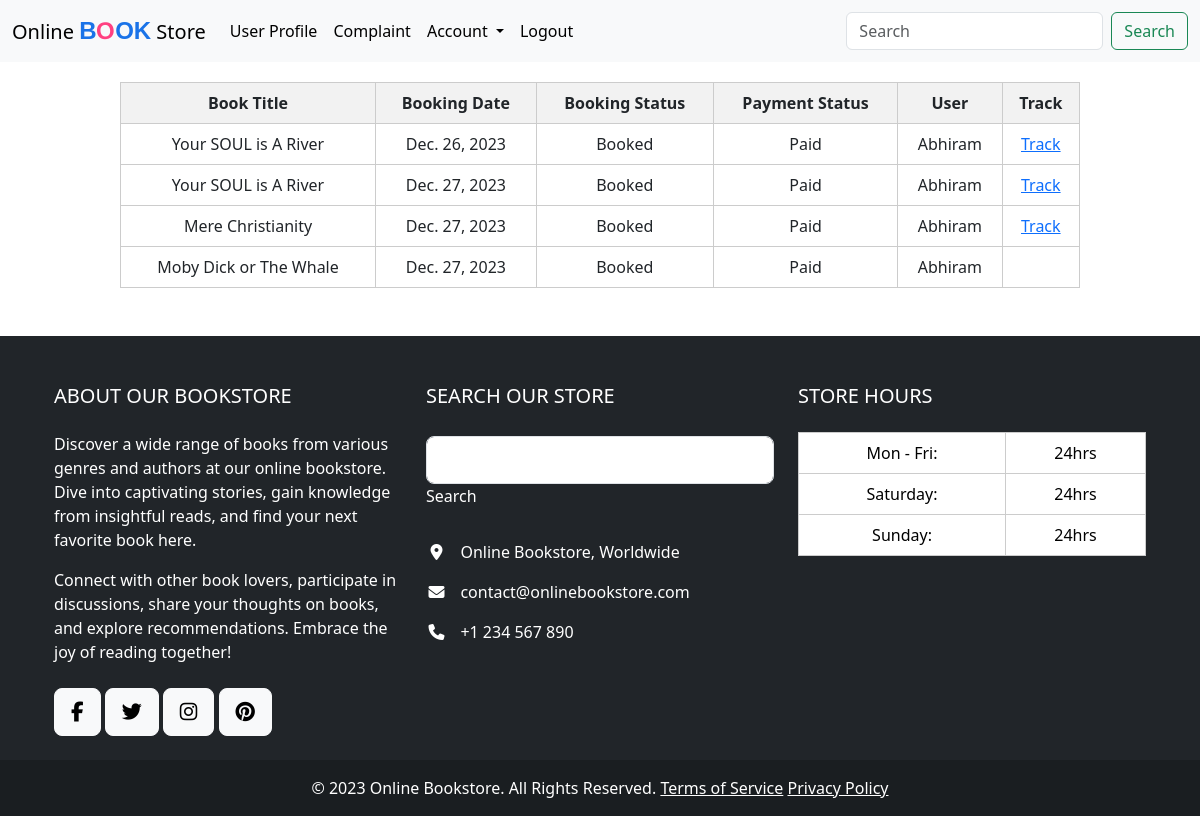
Screenshot of /User/bookingdetailsofuser/ (signed in) with the database file from the repository.
### User/models.py (models this page shows)
class Cart(models.Model):
    Bookbooking=models.ForeignKey(Book,on_delete=models.SET_NULL,null=True)
    EBookbooking=models.ForeignKey(EBook,on_delete=models.SET_NULL,null=True)
    Booking1_Date=models.DateField(auto_now=True)
    b1_status = models.BooleanField(default=True)
    p_status = models.BooleanField(default=True)
    User1=models.ForeignKey(Newuser,on_delete=models.SET_NULL,null=True)
    Seller = models.ForeignKey(NewSeller, on_delete=models.SET_NULL, null=True)

### BookAuthor/models.py (models this page shows)
class Book(models.Model):
    CATEGORY_CHOICES = [
        ('Fiction', 'Fiction'),
        ('Non-Fiction', 'Non-Fiction'),
        ('Science Fiction', 'Science Fiction'),
        ('Mystery', 'Mystery'),
        ('Thriller', 'Thriller'),
        ('Fantasy', 'Fantasy'),
        ('Biography', 'Biography'),
    ]
    book_name = models.CharField(max_length=100)
    book_cover_image = models.ImageField(upload_to='book_covers/')
    author_name = models.CharField(max_length=100)
    author_image = models.ImageField(upload_to='author_images/')
    book_price = models.DecimalField(max_digits=10, decimal_places=2)
    book_description = models.TextField()
    book_category = models.CharField(max_length=100, choices=CATEGORY_CHOICES)
    seller_name = models.CharField(max_length=100)
    seller_email = models.EmailField()
    seller_phone = models.CharField(max_length=15)
    seller_description = models.TextField()
    seller_location = models.CharField(max_length=100)
    seller_license_number = models.CharField(max_length=50)
    SellerAdd=models.ForeignKey(NewSeller,on_delete=models.SET_NULL,null=True)

class EBook(models.Model):
    CATEGORY_CHOICES = [
        ('Fiction', 'Fiction'),
        ('Non-Fiction', 'Non-Fiction'),
        ('Science Fiction', 'Science Fiction'),
        ('Mystery', 'Mystery'),
        ('Thriller', 'Thriller'),
        ('Fantasy', 'Fantasy'),
        ('Biography', 'Biography'),
    ]
    book_name = models.CharField(max_length=100)
    book_cover_image = models.ImageField(upload_to='book_covers/')
    author_name = models.CharField(max_length=100)
    book_price = models.DecimalField(max_digits=10, decimal_places=2)
    book_description = models.TextField()
    book_category = models.CharField(max_length=100, choices=CATEGORY_CHOICES)
    seller_name = models.CharField(max_length=100)
    author_image = models.ImageField(upload_to='author_images/')
    seller_email = models.EmailField()
    seller_phone = models.CharField(max_length=15)
    seller_description = models.TextField()
    seller_location = models.CharField(max_length=100)
    seller_license_number = models.CharField(max_length=50)
    book_file = models.FileField(upload_to='ebooks/', blank=True, null=True)
    SellerEAdd=models.ForeignKey(NewSeller,on_delete=models.SET_NULL,null=True)

### Guest/models.py (models this page shows)
class Newuser(models.Model):
        Firstname=models.CharField(max_length=30)
        Lastname=models.CharField(max_length=30)
        Email=models.EmailField(unique=True)
        Street=models.CharField(max_length=30)
        Address=models.TextField(unique=True)
        Zipcode=models.CharField(max_length=30)
        Place=models.CharField(max_length=30)
        Country=models.CharField(max_length=30)
        PhnCode=models.CharField(max_length=20)
        PhnNumber=models.CharField(max_length=15)
        Password=models.CharField(unique=True,max_length=20)

### User/views.py (the view)
# urls.py: path('bookingdetailsofuser/', views.view_booking, name="bookingdetailsUser"),
def view_booking(request):
    user_id = request.session.get("uid")
    if user_id:
        user_carts = Cart.objects.filter(User1_id=user_id)
        return render(request, "User/UserBooking.html", {'booking_details1': user_carts})
    else:
        return redirect('User:userhome')

### User/Templates/User/UserBooking.html (shortened to what this page needs)
<!DOCTYPE html>
<html lang="en">
<head>
  <link href="https://cdn.jsdelivr.net/npm/bootstrap@5.3.2/dist/css/bootstrap.min.css" rel="stylesheet"
>
</head>
<body>
  <nav class="navbar navbar-expand-lg bg-body-tertiary">
    <div class="container-fluid">
      <a class="navbar-brand" href="{% url 'User:userhome' %}">
        Online <span class="book-highlight">B<span class="rotated-letter">O</span>OK</span> Store
      </a>
      <div class="collapse navbar-collapse" id="navbarTogglerDemo02">
        <ul class="navbar-nav me-auto mb-2 mb-lg-0">
          <li class="nav-item">
            <a class="nav-link active" aria-current="page" href="{% url 'User:View-userProfile' %}">User Profile</a>
          </li>
          <li class="nav-item">
            <a class="nav-link active" aria-current="page" href="{% url 'User:Complaint' %}">Complaint</a>
          </li>
          <div class="collapse navbar-collapse" id="navbarNavDarkDropdown">
            <ul class="navbar-nav">
              <li class="nav-item dropdown">
                <a class="nav-link dropdown-toggle active" href="#" id="navbarDarkDropdownMenuLink" role="button"
                  data-bs-toggle="dropdown" aria-expanded="false">
                  Account
                </a>
              </li>
            </ul>
          </div>
          <li class="nav-item">
            <a class="nav-link active" aria-current="page" href="{% url 'Guest:index' %}">Logout</a>
          </li>
        </ul>
        <form class="d-flex" role="search">
          <input class="form-control me-2" type="search" placeholder="Search" aria-label="Search">
          <button class="btn btn-outline-success" type="submit">Search</button>
        </form>
      </div>
    </div>
  </nav>
  <table align="center">
    <thead>
      <tr>
        <th>Book Title</th>
        <th>Booking Date</th>
        <th>Booking Status</th>
        <th>Payment Status</th>
        <th>User</th>
        <th>Track</th>
      </tr>
    </thead>
    <tbody>
      {% for booking in booking_details1 %}
      <tr>
        <td>{{ booking.Bookbooking.book_name }}{{booking.EBookbooking.book_name}}</td>
        <td>{{ booking.Booking1_Date }}</td>
        <td>{% if booking.b1_status %} Booked {% else %} Not Booked {% endif %}</td>
        <td>{% if booking.p_status %} Paid {% else %} Not Paid {% endif %}</td>
        <td>{{ booking.User1.Firstname }}</td>
        <td>
          {% if not booking.EBookbooking %}
          <a href="{% url 'User:track' booking.id %}">Track</a>
          {% endif %}
        </td>
      </tr>
      {% endfor %}
    </tbody>
  </table>
  <br><br>
  <footer class="text-white text-center text-lg-start bg-dark">
    <div class="container p-4">
      <div class="row mt-4">
        <div class="col-lg-4 col-md-12 mb-4 mb-md-0">
          <h5 class="text-uppercase mb-4" style="color: white;">About Our Bookstore</h5>
          <p>
            Discover a wide range of books from various genres and authors at our online bookstore. Dive into
            captivating stories, gain knowledge from insightful reads, and find your next favorite book here.
          </p>
          <p>
            Connect with other book lovers, participate in discussions, share your thoughts on books, and explore
            recommendations. Embrace the joy of reading together!
          </p>
          <div class="mt-4">
            <a type="button" class="btn btn-floating btn-light btn-lg"><i class="fab fa-facebook-f"></i></a>
            <a type="button" class="btn btn-floating btn-light btn-lg"><i class="fab fa-twitter"></i></a>
            <a type="button" class="btn btn-floating btn-light btn-lg"><i class="fab fa-instagram"></i></a>
            <a type="button" class="btn btn-floating btn-light btn-lg"><i class="fab fa-pinterest"></i></a>
          </div>
        </div>
        <div class="col-lg-4 col-md-6 mb-4 mb-md-0">
          <h5 class="text-uppercase mb-4 pb-1" style="color: white;">Search Our Store</h5>
          <div class="form-outline form-white mb-4">
            <input type="text" id="searchInput" class="form-control form-control-lg" />
            <label class="form-label" for="searchInput">Search</label>
          </div>
          <ul class="fa-ul" style="margin-left: 1.65em;">
            <li class="mb-3">
              <span class="fa-li"><i class="fas fa-map-marker-alt"></i></span><span class="ms-2">Online Bookstore,
                Worldwide</span>
            </li>
            <li class="mb-3">
              <span class="fa-li"><i class="fas fa-envelope"></i></span><span
                class="ms-2">contact@onlinebookstore.com</span>
            </li>
            <li class="mb-3">
              <span class="fa-li"><i class="fas fa-phone"></i></span><span class="ms-2">+1 234 567 890</span>
            </li>
          </ul>
        </div>
        <div class="col-lg-4 col-md-6 mb-4 mb-md-0">
          <h5 class="text-uppercase mb-4" style="color: white;">Store Hours</h5>
          <table class="table text-center text-white">
            <tbody class="fw-normal">
              <tr>
                <td>Mon - Fri:</td>
                <td>24hrs</td>
              </tr>
              <tr>
                <td>Saturday:</td>
                <td> 24hrs</td>
              </tr>
              <tr>
                <td>Sunday:</td>
                <td>24hrs</td>
              </tr>
            </tbody>
          </table>
        </div>
      </div>
    </div>
    <div class="text-center p-3" style="background-color: rgba(0, 0, 0, 0.2);">
      © 2023 Online Bookstore. All Rights Reserved.
      <a class="text-white" href="#">Terms of Service</a>
      <a class="text-white" href="#">Privacy Policy</a>
    </div>
  </footer>
</body>
</html>

### User/Templates/User/UserBooking.html (style rules this page uses)
table { width: 80%; border-collapse: collapse; margin-top: 20px; }
th, td { border: 1px solid #ccc; padding: 8px; text-align: center; }
th { background-color: #f2f2f2; }
.book-highlight { font-family: 'Arial', sans-serif; font-weight: bold; font-size: 24px; color: #1a73e8; }
.rotated-letter { display: inline-block; transform: rotate(-5deg); color: #ff4081; }

### rows the page displays
Cart: Bookbooking.book_name "Your SOUL is A River", Booking1_Date "Dec. 26, 2023", b1_status "Booked", p_status "Paid", User1.Firstname "Abhiram", shows "Track"
Cart: Bookbooking.book_name "Your SOUL is A River", Booking1_Date "Dec. 27, 2023", b1_status "Booked", p_status "Paid", User1.Firstname "Abhiram", shows "Track"
Cart: Bookbooking.book_name "Mere Christianity", Booking1_Date "Dec. 27, 2023", b1_status "Booked", p_status "Paid", User1.Firstname "Abhiram", shows "Track"
Cart: EBookbooking.book_name "Moby Dick or The Whale", Booking1_Date "Dec. 27, 2023", b1_status "Booked", p_status "Paid", User1.Firstname "Abhiram"
